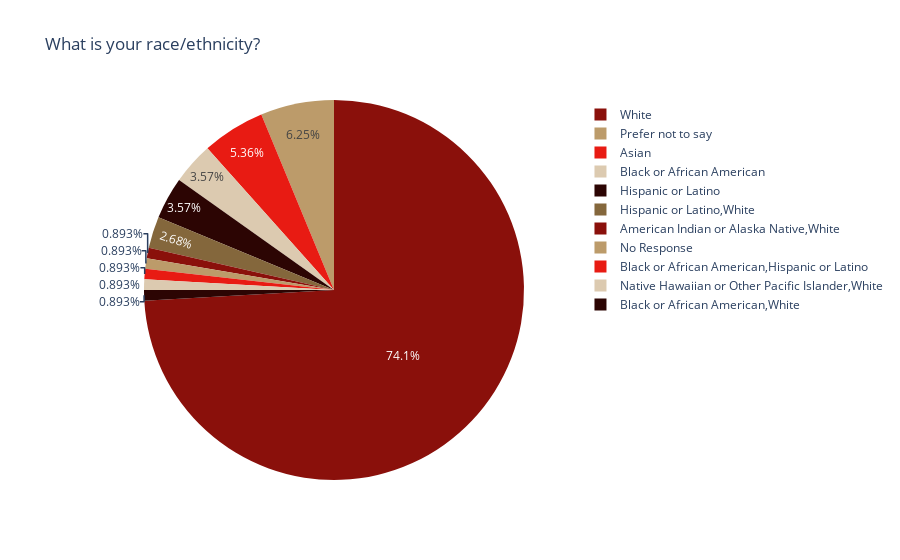

Notebook cell for this chart:
### Code cell
fig2 = px.pie(df_alias, names = "col8", title=alias_map["col8"],color_discrete_sequence=["#8A100B", "#BC9B6A"]
)

fig2.show()

### Figure 1 — Plotly figure (JSON) as saved in the notebook; plotly's stock layout.template omitted (floating-point values rounded to 4 significant figures)
{"data": [{"domain": {"x": [0, 1], "y": [0, 1]}, "hovertemplate": "col8=%{label}<extra></extra>", "labels": ["Asian", "White", "White", "American Indian or Alaska Native,White", "White", "White", "White", "Asian", "Black or African American", "White", "Prefer not to say", "White", "White", "White", "White", "Black or African American", "White", "White", "White", "Prefer not to say", "White", "No Response", "White", "White", "White", "White", "White", "White", "Hispanic or Latino", "Prefer not to say", "Hispanic or Latino,White", "White", "White", "White", "White", "White", "White", "White", "White", "White", "White", "White", "White", "White", "White", "White", "White", "White", "White", "White", "White", "Hispanic or Latino,White", "White", "White", "White", "White", "White", "White", "White", "Prefer not to say", "White", "White", "Asian", "White", "White", "White", "Hispanic or Latino,White", "White", "White", "Prefer not to say", "White", "White", "Asian", "White", "White", "White", "Hispanic or Latino", "White", "White", "White", "White", "Black or African American,Hispanic or Latino", "White", "Black or African American", "White", "White", "Hispanic or Latino", "Prefer not to say", "Asian", "White", "Native Hawaiian or Other Pacific Islander,White", "White", "White", "White", "White", "Black or African American", "White", "Asian", "White", "White", "White", "White", "White", "White", "White", "Black or African American,White", "Prefer not to say", "White", "White", "White", "White", "Hispanic or Latino"], "legendgroup": "", "name": "", "showlegend": true, "type": "pie"}], "layout": {"legend": {"tracegroupgap": 0}, "piecolorway": ["#8A100B", "#BC9B6A"], "title": {"text": "What is your race/ethnicity?"}}}
